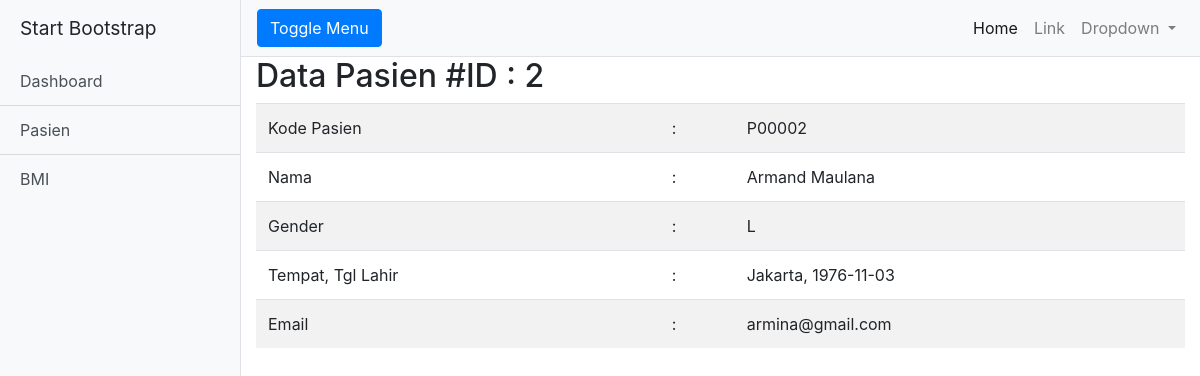
Screenshot of /index.php/pasien/view/2 with the database file from the repository.
### tables this page shows
CREATE TABLE `pasien` (
  `id` int(11) NOT NULL,
  `kode` varchar(6) NOT NULL,
  `nama` varchar(40) NOT NULL,
  `gender` char(1) DEFAULT NULL,
  `tmp_lahir` varchar(30) DEFAULT NULL,
  `tgl_lahir` date DEFAULT NULL,
  `email` varchar(45) DEFAULT NULL
);

### application/controllers/Pasien.php (called while the page is built, shortened)
<?php
class Pasien extends CI_Controller {
    public function view($id){
        $this->load->model('pasien_model');
        $data['pasien']=$this->pasien_model->findById($id);
        $this->load->view('header');
        $this->load->view('pasien/view',$data);
        $this->load->view('footer');
    }
}

### index.php (called while the page is built, shortened)
<?php
require_once BASEPATH.'core/CodeIgniter.php';

### application/models/Pasien_model.php (called while the page is built, shortened)
<?php
class Pasien_model extends CI_Model {
    public function findById($id){
        $query = $this->db->get_where('pasien',['id'=>$id]);
        return $query->row();
    }
}
?>

### application/views/pasien/view.php (the view)
<h2>Data Pasien #ID : <?=$pasien->id?></h2>
<div>
    <table class="table table-striped">
        <tr>
        <td>Kode Pasien</td><td>:</td><td><?=$pasien->kode?></td>
        </tr>
        <tr><td>Nama</td><td>:</td><td><?=$pasien->nama?></td></tr>
        <tr>
        <td>Gender</td><td>:</td><td><?=$pasien->gender?></td>
        </tr>
        <tr>
        <td>Tempat, Tgl Lahir</td><td>:</td>
        <td><?=$pasien->tmp_lahir?>, <?=$pasien->tgl_lahir?></td>
        </tr>
        <tr><td>Email</td><td>:</td><td><?=$pasien->email?></td></tr>
    </table>
</div>

### rows the page displays
pasien: id "2", kode "P00002", nama "Armand Maulana", gender "L", tmp_lahir "Jakarta", tgl_lahir "1976-11-03", email "armina@gmail.com"
